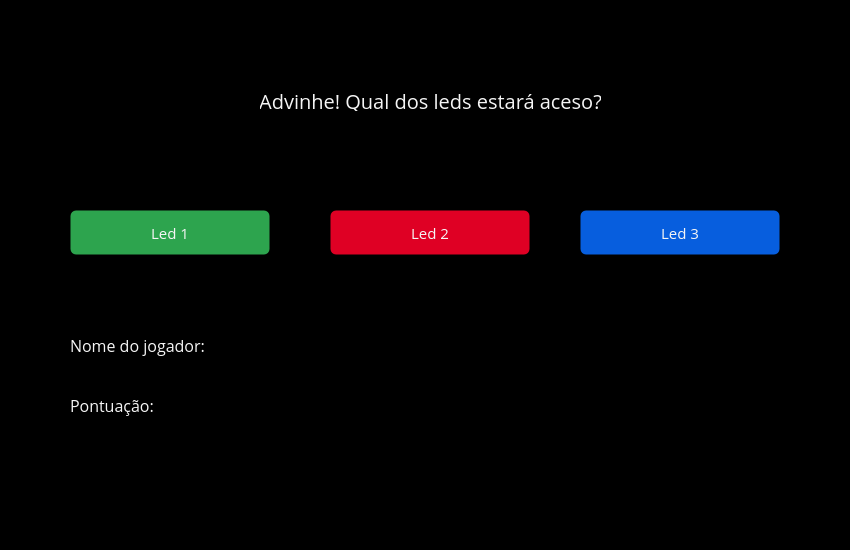
<?xml version="1.0" encoding="UTF-8"?>
<ui version="4.0">
 <class>gui2</class>
 <widget class="QMainWindow" name="gui2">
  <property name="geometry">
   <rect>
    <x>0</x>
    <y>0</y>
    <width>850</width>
    <height>550</height>
   </rect>
  </property>
  <property name="windowTitle">
   <string>Acerta se puderes</string>
  </property>
  <property name="styleSheet">
   <string notr="true">background-color: #000;</string>
  </property>
  <widget class="QWidget" name="centralwidget">
   <widget class="QPushButton" name="btn_led1">
    <property name="geometry">
     <rect>
      <x>70</x>
      <y>210</y>
      <width>200</width>
      <height>45</height>
     </rect>
    </property>
    <property name="font">
     <font>
      <family>Open Sans</family>
      <pointsize>11</pointsize>
     </font>
    </property>
    <property name="cursor">
     <cursorShape>PointingHandCursor</cursorShape>
    </property>
    <property name="focusPolicy">
     <enum>Qt::NoFocus</enum>
    </property>
    <property name="styleSheet">
     <string notr="true">QPushButton {
	background-color: #2da44e;
	color: #f5f5f5;
	border: 1px solid transparent;
	border-radius: 6px;
}
QPushButton:hover {
	background-color: #1b8237;
}</string>
    </property>
    <property name="text">
     <string>Led 1</string>
    </property>
   </widget>
   <widget class="QPushButton" name="btn_led2">
    <property name="geometry">
     <rect>
      <x>330</x>
      <y>210</y>
      <width>200</width>
      <height>45</height>
     </rect>
    </property>
    <property name="font">
     <font>
      <family>Open Sans</family>
      <pointsize>11</pointsize>
     </font>
    </property>
    <property name="cursor">
     <cursorShape>PointingHandCursor</cursorShape>
    </property>
    <property name="focusPolicy">
     <enum>Qt::NoFocus</enum>
    </property>
    <property name="styleSheet">
     <string notr="true">QPushButton {
	background-color: #df0024;
	color: #f5f5f5;
	border: 1px solid transparent;
	border-radius: 6px;
}
QPushButton:hover {
	background-color: #c1001f;
}</string>
    </property>
    <property name="text">
     <string>Led 2</string>
    </property>
   </widget>
   <widget class="QPushButton" name="btn_led3">
    <property name="geometry">
     <rect>
      <x>580</x>
      <y>210</y>
      <width>200</width>
      <height>45</height>
     </rect>
    </property>
    <property name="font">
     <font>
      <family>Open Sans</family>
      <pointsize>11</pointsize>
     </font>
    </property>
    <property name="cursor">
     <cursorShape>PointingHandCursor</cursorShape>
    </property>
    <property name="focusPolicy">
     <enum>Qt::NoFocus</enum>
    </property>
    <property name="styleSheet">
     <string notr="true">QPushButton {
	background-color: #075ede;
	color: #f5f5f5;
	border: 1px solid transparent;
	border-radius: 6px;
}
QPushButton:hover {
	background-color: #094aaa;
}</string>
    </property>
    <property name="text">
     <string>Led 3</string>
    </property>
   </widget>
   <widget class="QLabel" name="lb_advinhe">
    <property name="geometry">
     <rect>
      <x>260</x>
      <y>90</y>
      <width>341</width>
      <height>21</height>
     </rect>
    </property>
    <property name="font">
     <font>
      <family>Open Sans</family>
      <pointsize>15</pointsize>
     </font>
    </property>
    <property name="styleSheet">
     <string notr="true">color: rgb(245, 245, 245);</string>
    </property>
    <property name="text">
     <string>Advinhe! Qual dos leds estará aceso?</string>
    </property>
    <property name="textFormat">
     <enum>Qt::AutoText</enum>
    </property>
    <property name="alignment">
     <set>Qt::AlignCenter</set>
    </property>
   </widget>
   <widget class="QLabel" name="lb_nome">
    <property name="geometry">
     <rect>
      <x>70</x>
      <y>330</y>
      <width>471</width>
      <height>31</height>
     </rect>
    </property>
    <property name="font">
     <font>
      <family>Open Sans</family>
      <pointsize>12</pointsize>
     </font>
    </property>
    <property name="styleSheet">
     <string notr="true">color: rgb(245, 245, 245);</string>
    </property>
    <property name="text">
     <string>&lt;html&gt;&lt;head/&gt;&lt;body&gt;&lt;p&gt;Nome do jogador:&lt;/p&gt;&lt;/body&gt;&lt;/html&gt;</string>
    </property>
    <property name="textFormat">
     <enum>Qt::AutoText</enum>
    </property>
    <property name="alignment">
     <set>Qt::AlignLeading|Qt::AlignLeft|Qt::AlignVCenter</set>
    </property>
   </widget>
   <widget class="QLabel" name="lb_pontuacao">
    <property name="geometry">
     <rect>
      <x>70</x>
      <y>390</y>
      <width>341</width>
      <height>31</height>
     </rect>
    </property>
    <property name="font">
     <font>
      <family>Open Sans</family>
      <pointsize>12</pointsize>
     </font>
    </property>
    <property name="styleSheet">
     <string notr="true">color: rgb(245, 245, 245);</string>
    </property>
    <property name="text">
     <string>Pontuação:</string>
    </property>
    <property name="textFormat">
     <enum>Qt::AutoText</enum>
    </property>
    <property name="alignment">
     <set>Qt::AlignLeading|Qt::AlignLeft|Qt::AlignVCenter</set>
    </property>
   </widget>
  </widget>
  <widget class="QStatusBar" name="statusbar"/>
 </widget>
 <resources/>
 <connections/>
</ui>
